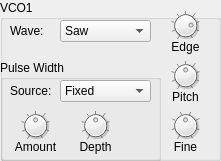
  <widget class="QGroupBox" name="groupBox">
   <property name="geometry">
    <rect>
     <x>10</x>
     <y>80</y>
     <width>221</width>
     <height>161</height>
    </rect>
   </property>
   <property name="title">
    <string>VCO1</string>
   </property>
   <property name="flat">
    <bool>false</bool>
   </property>
   <widget class="QLabel" name="label">
    <property name="geometry">
     <rect>
      <x>10</x>
      <y>20</y>
      <width>51</width>
      <height>21</height>
     </rect>
    </property>
    <property name="text">
     <string>Wave:</string>
    </property>
   </widget>
   <widget class="ComboPicker" name="osc1wave">
    <property name="geometry">
     <rect>
      <x>60</x>
      <y>20</y>
      <width>91</width>
      <height>22</height>
     </rect>
    </property>
    <item>
     <property name="text">
      <string>Saw</string>
     </property>
    </item>
    <item>
     <property name="text">
      <string>Pulse</string>
     </property>
    </item>
    <item>
     <property name="text">
      <string>Saw 2</string>
     </property>
    </item>
    <item>
     <property name="text">
      <string>Mix</string>
     </property>
    </item>
   </widget>
   <widget class="DialKnob" name="edge1">
    <property name="geometry">
     <rect>
      <x>170</x>
      <y>10</y>
      <width>31</width>
      <height>31</height>
     </rect>
    </property>
    <property name="sizePolicy">
     <sizepolicy hsizetype="Fixed" vsizetype="Fixed">
      <horstretch>0</horstretch>
      <verstretch>0</verstretch>
     </sizepolicy>
    </property>
    <property name="minimumSize">
     <size>
      <width>0</width>
      <height>0</height>
     </size>
    </property>
    <property name="maximumSize">
     <size>
      <width>16777215</width>
      <height>16777215</height>
     </size>
    </property>
    <property name="minimum">
     <number>0</number>
    </property>
    <property name="maximum">
     <number>127</number>
    </property>
    <property name="value">
     <number>100</number>
    </property>
    <property name="notchTarget">
     <double>16.000000000000000</double>
    </property>
    <property name="notchesVisible">
     <bool>true</bool>
    </property>
   </widget>
   <widget class="QLabel" name="label_8">
    <property name="geometry">
     <rect>
      <x>160</x>
      <y>40</y>
      <width>51</width>
      <height>21</height>
     </rect>
    </property>
    <property name="frameShadow">
     <enum>QFrame::Plain</enum>
    </property>
    <property name="text">
     <string>Edge</string>
    </property>
    <property name="alignment">
     <set>Qt::AlignHCenter|Qt::AlignTop</set>
    </property>
   </widget>
   <widget class="QGroupBox" name="groupBox_2">
    <property name="geometry">
     <rect>
      <x>0</x>
      <y>60</y>
      <width>161</width>
      <height>101</height>
     </rect>
    </property>
    <property name="title">
     <string>Pulse Width</string>
    </property>
    <widget class="ComboPicker" name="PWSrc1">
     <property name="geometry">
      <rect>
       <x>60</x>
       <y>20</y>
       <width>91</width>
       <height>22</height>
      </rect>
     </property>
     <item>
      <property name="text">
       <string>Fixed</string>
      </property>
     </item>
     <item>
      <property name="text">
       <string>PEG</string>
      </property>
     </item>
     <item>
      <property name="text">
       <string>FEG</string>
      </property>
     </item>
     <item>
      <property name="text">
       <string>LFO1</string>
      </property>
     </item>
     <item>
      <property name="text">
       <string>LFO2</string>
      </property>
     </item>
     <item>
      <property name="text">
       <string>LFO2 Phase</string>
      </property>
     </item>
     <item>
      <property name="text">
       <string>LFO2 Fast</string>
      </property>
     </item>
    </widget>
    <widget class="QLabel" name="label_2">
     <property name="geometry">
      <rect>
       <x>10</x>
       <y>20</y>
       <width>51</width>
       <height>21</height>
      </rect>
     </property>
     <property name="text">
      <string>Source:</string>
     </property>
    </widget>
    <widget class="QLabel" name="label_10">
     <property name="geometry">
      <rect>
       <x>70</x>
       <y>80</y>
       <width>51</width>
       <height>21</height>
      </rect>
     </property>
     <property name="frameShadow">
      <enum>QFrame::Plain</enum>
     </property>
     <property name="text">
      <string>Depth</string>
     </property>
     <property name="alignment">
      <set>Qt::AlignHCenter|Qt::AlignTop</set>
     </property>
    </widget>
    <widget class="DialKnob" name="depth1">
     <property name="geometry">
      <rect>
       <x>80</x>
       <y>50</y>
       <width>31</width>
       <height>31</height>
      </rect>
     </property>
     <property name="sizePolicy">
      <sizepolicy hsizetype="Fixed" vsizetype="Fixed">
       <horstretch>0</horstretch>
       <verstretch>0</verstretch>
      </sizepolicy>
     </property>
     <property name="minimumSize">
      <size>
       <width>0</width>
       <height>0</height>
      </size>
     </property>
     <property name="maximumSize">
      <size>
       <width>16777215</width>
       <height>16777215</height>
      </size>
     </property>
     <property name="minimum">
      <number>-64</number>
     </property>
     <property name="maximum">
      <number>63</number>
     </property>
     <property name="notchTarget">
      <double>16.000000000000000</double>
     </property>
     <property name="notchesVisible">
      <bool>true</bool>
     </property>
    </widget>
    <widget class="DialKnob" name="PW1">
     <property name="geometry">
      <rect>
       <x>20</x>
       <y>50</y>
       <width>31</width>
       <height>31</height>
      </rect>
     </property>
     <property name="sizePolicy">
      <sizepolicy hsizetype="Fixed" vsizetype="Fixed">
       <horstretch>0</horstretch>
       <verstretch>0</verstretch>
      </sizepolicy>
     </property>
     <property name="minimumSize">
      <size>
       <width>0</width>
       <height>0</height>
      </size>
     </property>
     <property name="maximumSize">
      <size>
       <width>16777215</width>
       <height>16777215</height>
      </size>
     </property>
     <property name="minimum">
      <number>0</number>
     </property>
     <property name="maximum">
      <number>127</number>
     </property>
     <property name="value">
      <number>64</number>
     </property>
     <property name="notchTarget">
      <double>16.000000000000000</double>
     </property>
     <property name="notchesVisible">
      <bool>true</bool>
     </property>
    </widget>
    <widget class="QLabel" name="label_11">
     <property name="geometry">
      <rect>
       <x>10</x>
       <y>80</y>
       <width>51</width>
       <height>21</height>
      </rect>
     </property>
     <property name="frameShadow">
      <enum>QFrame::Plain</enum>
     </property>
     <property name="text">
      <string>Amount</string>
     </property>
     <property name="alignment">
      <set>Qt::AlignHCenter|Qt::AlignTop</set>
     </property>
    </widget>
    <zorder>label_11</zorder>
    <zorder>label_10</zorder>
    <zorder>label_2</zorder>
    <zorder>PWSrc1</zorder>
    <zorder>depth1</zorder>
    <zorder>PW1</zorder>
   </widget>
   <widget class="QLabel" name="label_6">
    <property name="geometry">
     <rect>
      <x>160</x>
      <y>90</y>
      <width>51</width>
      <height>21</height>
     </rect>
    </property>
    <property name="frameShadow">
     <enum>QFrame::Plain</enum>
    </property>
    <property name="text">
     <string>Pitch</string>
    </property>
    <property name="alignment">
     <set>Qt::AlignHCenter|Qt::AlignTop</set>
    </property>
   </widget>
   <widget class="DialKnob" name="fine1">
    <property name="geometry">
     <rect>
      <x>170</x>
      <y>110</y>
      <width>31</width>
      <height>31</height>
     </rect>
    </property>
    <property name="sizePolicy">
     <sizepolicy hsizetype="Fixed" vsizetype="Fixed">
      <horstretch>0</horstretch>
      <verstretch>0</verstretch>
     </sizepolicy>
    </property>
    <property name="minimumSize">
     <size>
      <width>0</width>
      <height>0</height>
     </size>
    </property>
    <property name="maximumSize">
     <size>
      <width>16777215</width>
      <height>16777215</height>
     </size>
    </property>
    <property name="minimum">
     <number>-50</number>
    </property>
    <property name="maximum">
     <number>50</number>
    </property>
    <property name="notchTarget">
     <double>16.000000000000000</double>
    </property>
    <property name="notchesVisible">
     <bool>true</bool>
    </property>
   </widget>
   <widget class="QLabel" name="label_7">
    <property name="geometry">
     <rect>
      <x>160</x>
      <y>140</y>
      <width>51</width>
      <height>21</height>
     </rect>
    </property>
    <property name="frameShadow">
     <enum>QFrame::Plain</enum>
    </property>
    <property name="text">
     <string>Fine</string>
    </property>
    <property name="alignment">
     <set>Qt::AlignHCenter|Qt::AlignTop</set>
    </property>
   </widget>
   <widget class="DialKnob" name="pitch1">
    <property name="geometry">
     <rect>
      <x>170</x>
      <y>60</y>
      <width>31</width>
      <height>31</height>
     </rect>
    </property>
    <property name="sizePolicy">
     <sizepolicy hsizetype="Fixed" vsizetype="Fixed">
      <horstretch>0</horstretch>
      <verstretch>0</verstretch>
     </sizepolicy>
    </property>
    <property name="minimumSize">
     <size>
      <width>0</width>
      <height>0</height>
     </size>
    </property>
    <property name="maximumSize">
     <size>
      <width>16777215</width>
      <height>16777215</height>
     </size>
    </property>
    <property name="minimum">
     <number>-64</number>
    </property>
    <property name="maximum">
     <number>63</number>
    </property>
    <property name="notchTarget">
     <double>16.000000000000000</double>
    </property>
    <property name="notchesVisible">
     <bool>true</bool>
    </property>
   </widget>
   <zorder>label_7</zorder>
   <zorder>label_6</zorder>
   <zorder>label_8</zorder>
   <zorder>label</zorder>
   <zorder>osc1wave</zorder>
   <zorder>edge1</zorder>
   <zorder>groupBox_2</zorder>
   <zorder>fine1</zorder>
   <zorder>pitch1</zorder>
  </widget>
